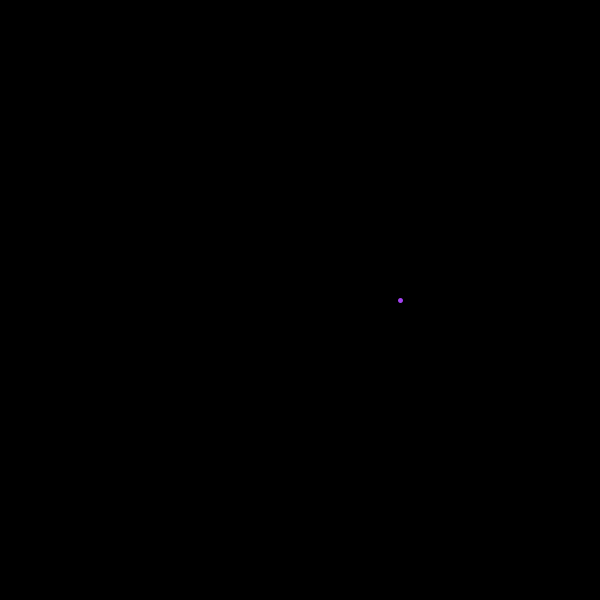
Frame 1 (no input)
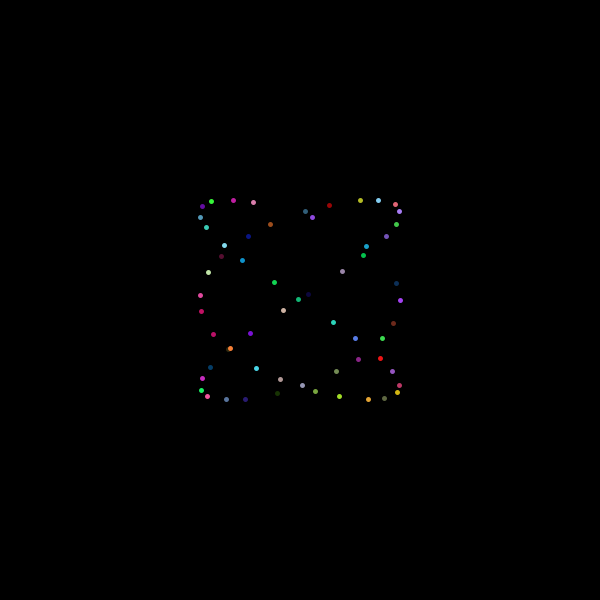
Frame 60 (the mouse pressed at the canvas centre just before this capture)
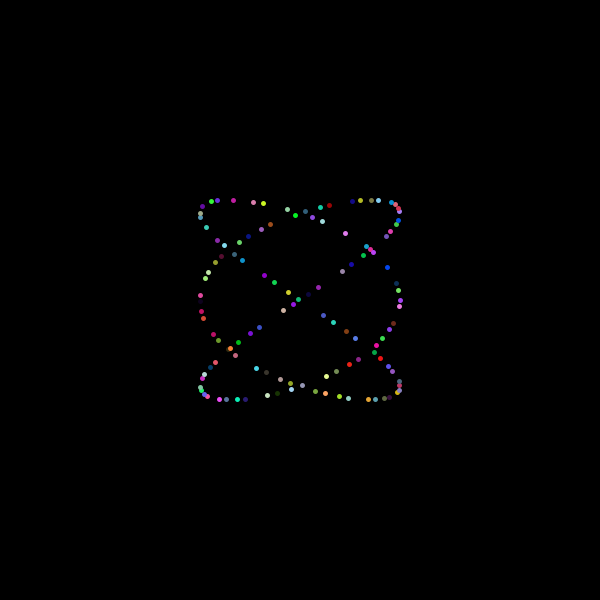
Frame 120 (the mouse held since frame 60 and released just before this capture)

The Processing sketch that drew these frames (run headless with seeded random() and noise(); from frame 60 on, the mouse is pressed at the canvas centre):

// Processing sketch: sketch_171111a
// ── sketch_171111a.pde
float x, y, a, r = 100, fix = 0, fiy = 0, speed = 0.2;
float wX = 3, wY = 2;

void setup(){
  size(600, 600);
  background(0);
}
void draw(){
  pushMatrix();
  stroke(random(255), random(255), random(255));
  strokeWeight(5);  
  x = r * cos(wX * a + fix);
  y = r * sin(wY * a + fiy);
  a += speed; 
  translate(width/2, height/2);
  point(x, y); 
  popMatrix();  
}
